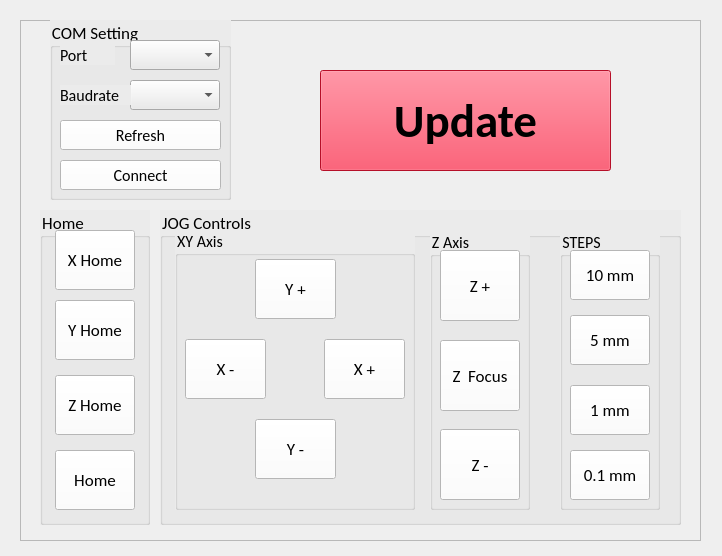
<?xml version="1.0" encoding="UTF-8"?>
<ui version="4.0">
 <class>MainWindow</class>
 <widget class="QMainWindow" name="MainWindow">
  <property name="geometry">
   <rect>
    <x>0</x>
    <y>0</y>
    <width>722</width>
    <height>556</height>
   </rect>
  </property>
  <property name="windowTitle">
   <string>MainWindow</string>
  </property>
  <widget class="QWidget" name="centralwidget">
   <widget class="QFrame" name="jog_frame">
    <property name="geometry">
     <rect>
      <x>20</x>
      <y>20</y>
      <width>681</width>
      <height>521</height>
     </rect>
    </property>
    <property name="frameShape">
     <enum>QFrame::Shape::StyledPanel</enum>
    </property>
    <property name="frameShadow">
     <enum>QFrame::Shadow::Raised</enum>
    </property>
    <widget class="QGroupBox" name="groupBox_2">
     <property name="geometry">
      <rect>
       <x>140</x>
       <y>190</y>
       <width>521</width>
       <height>315</height>
      </rect>
     </property>
     <property name="font">
      <font>
       <family>Calibri</family>
       <pointsize>13</pointsize>
      </font>
     </property>
     <property name="styleSheet">
      <string notr="true">background-color : rgb(235, 235, 235)</string>
     </property>
     <property name="title">
      <string>JOG Controls</string>
     </property>
     <widget class="QGroupBox" name="zaxis_groupbox">
      <property name="geometry">
       <rect>
        <x>270</x>
        <y>20</y>
        <width>100</width>
        <height>280</height>
       </rect>
      </property>
      <property name="font">
       <font>
        <family>Calibri</family>
        <pointsize>12</pointsize>
       </font>
      </property>
      <property name="title">
       <string>Z Axis</string>
      </property>
      <widget class="QPushButton" name="zplus_btn">
       <property name="geometry">
        <rect>
         <x>10</x>
         <y>20</y>
         <width>80</width>
         <height>71</height>
        </rect>
       </property>
       <property name="font">
        <font>
         <family>Calibri</family>
         <pointsize>13</pointsize>
         <italic>false</italic>
         <bold>false</bold>
        </font>
       </property>
       <property name="autoFillBackground">
        <bool>false</bool>
       </property>
       <property name="styleSheet">
        <string notr="true">background-color: rgb(255, 255, 255);</string>
       </property>
       <property name="text">
        <string>Z +</string>
       </property>
       <property name="autoDefault">
        <bool>false</bool>
       </property>
      </widget>
      <widget class="QPushButton" name="zcenter_btn">
       <property name="geometry">
        <rect>
         <x>10</x>
         <y>110</y>
         <width>80</width>
         <height>71</height>
        </rect>
       </property>
       <property name="font">
        <font>
         <family>Calibri</family>
         <pointsize>13</pointsize>
         <bold>false</bold>
        </font>
       </property>
       <property name="autoFillBackground">
        <bool>false</bool>
       </property>
       <property name="styleSheet">
        <string notr="true">background-color: rgb(255, 255, 255);</string>
       </property>
       <property name="text">
        <string>Z  Focus</string>
       </property>
       <property name="autoDefault">
        <bool>false</bool>
       </property>
      </widget>
      <widget class="QPushButton" name="zminus_btn">
       <property name="geometry">
        <rect>
         <x>10</x>
         <y>199</y>
         <width>80</width>
         <height>71</height>
        </rect>
       </property>
       <property name="font">
        <font>
         <family>Calibri</family>
         <pointsize>13</pointsize>
         <bold>false</bold>
        </font>
       </property>
       <property name="autoFillBackground">
        <bool>false</bool>
       </property>
       <property name="styleSheet">
        <string notr="true">background-color: rgb(255, 255, 255);</string>
       </property>
       <property name="text">
        <string>Z -</string>
       </property>
       <property name="autoDefault">
        <bool>false</bool>
       </property>
      </widget>
     </widget>
     <widget class="QGroupBox" name="steps_groupbox">
      <property name="geometry">
       <rect>
        <x>400</x>
        <y>20</y>
        <width>100</width>
        <height>280</height>
       </rect>
      </property>
      <property name="font">
       <font>
        <family>Calibri</family>
        <pointsize>12</pointsize>
       </font>
      </property>
      <property name="title">
       <string>STEPS</string>
      </property>
      <widget class="QPushButton" name="step1_btn">
       <property name="geometry">
        <rect>
         <x>10</x>
         <y>20</y>
         <width>80</width>
         <height>50</height>
        </rect>
       </property>
       <property name="font">
        <font>
         <family>Calibri</family>
         <pointsize>13</pointsize>
        </font>
       </property>
       <property name="autoFillBackground">
        <bool>false</bool>
       </property>
       <property name="styleSheet">
        <string notr="true">background-color: rgb(255, 255, 255);</string>
       </property>
       <property name="text">
        <string>10 mm</string>
       </property>
       <property name="autoDefault">
        <bool>false</bool>
       </property>
      </widget>
      <widget class="QPushButton" name="step2_btn">
       <property name="geometry">
        <rect>
         <x>10</x>
         <y>85</y>
         <width>80</width>
         <height>50</height>
        </rect>
       </property>
       <property name="font">
        <font>
         <family>Calibri</family>
         <pointsize>13</pointsize>
        </font>
       </property>
       <property name="autoFillBackground">
        <bool>false</bool>
       </property>
       <property name="styleSheet">
        <string notr="true">background-color: rgb(255, 255, 255);</string>
       </property>
       <property name="text">
        <string>5 mm</string>
       </property>
       <property name="autoDefault">
        <bool>false</bool>
       </property>
      </widget>
      <widget class="QPushButton" name="step3_btn">
       <property name="geometry">
        <rect>
         <x>10</x>
         <y>155</y>
         <width>80</width>
         <height>50</height>
        </rect>
       </property>
       <property name="font">
        <font>
         <family>Calibri</family>
         <pointsize>13</pointsize>
        </font>
       </property>
       <property name="autoFillBackground">
        <bool>false</bool>
       </property>
       <property name="styleSheet">
        <string notr="true">background-color: rgb(255, 255, 255);</string>
       </property>
       <property name="text">
        <string>1 mm</string>
       </property>
       <property name="autoDefault">
        <bool>false</bool>
       </property>
      </widget>
      <widget class="QPushButton" name="step4_btn">
       <property name="geometry">
        <rect>
         <x>10</x>
         <y>220</y>
         <width>80</width>
         <height>50</height>
        </rect>
       </property>
       <property name="font">
        <font>
         <family>Calibri</family>
         <pointsize>13</pointsize>
        </font>
       </property>
       <property name="autoFillBackground">
        <bool>false</bool>
       </property>
       <property name="styleSheet">
        <string notr="true">background-color: rgb(255, 255, 255);</string>
       </property>
       <property name="text">
        <string>0.1 mm</string>
       </property>
       <property name="autoDefault">
        <bool>false</bool>
       </property>
      </widget>
     </widget>
     <widget class="QGroupBox" name="groupBox_7">
      <property name="geometry">
       <rect>
        <x>15</x>
        <y>19</y>
        <width>240</width>
        <height>281</height>
       </rect>
      </property>
      <property name="font">
       <font>
        <family>Calibri</family>
        <pointsize>12</pointsize>
       </font>
      </property>
      <property name="styleSheet">
       <string notr="true">background-color : rgb(235, 235, 235)</string>
      </property>
      <property name="title">
       <string>XY Axis</string>
      </property>
      <widget class="QPushButton" name="yplus_btn">
       <property name="geometry">
        <rect>
         <x>80</x>
         <y>30</y>
         <width>81</width>
         <height>60</height>
        </rect>
       </property>
       <property name="font">
        <font>
         <family>Calibri</family>
         <pointsize>13</pointsize>
        </font>
       </property>
       <property name="autoFillBackground">
        <bool>false</bool>
       </property>
       <property name="styleSheet">
        <string notr="true">background-color: rgb(255, 255, 255);</string>
       </property>
       <property name="text">
        <string>Y +</string>
       </property>
       <property name="autoDefault">
        <bool>false</bool>
       </property>
      </widget>
      <widget class="QPushButton" name="xminus_btn">
       <property name="geometry">
        <rect>
         <x>10</x>
         <y>110</y>
         <width>81</width>
         <height>60</height>
        </rect>
       </property>
       <property name="font">
        <font>
         <family>Calibri</family>
         <pointsize>13</pointsize>
        </font>
       </property>
       <property name="autoFillBackground">
        <bool>false</bool>
       </property>
       <property name="styleSheet">
        <string notr="true">background-color: rgb(255, 255, 255);</string>
       </property>
       <property name="text">
        <string>X -</string>
       </property>
       <property name="autoDefault">
        <bool>false</bool>
       </property>
      </widget>
      <widget class="QPushButton" name="yminus_btn">
       <property name="geometry">
        <rect>
         <x>80</x>
         <y>190</y>
         <width>81</width>
         <height>60</height>
        </rect>
       </property>
       <property name="font">
        <font>
         <family>Calibri</family>
         <pointsize>13</pointsize>
        </font>
       </property>
       <property name="autoFillBackground">
        <bool>false</bool>
       </property>
       <property name="styleSheet">
        <string notr="true">background-color: rgb(255, 255, 255);</string>
       </property>
       <property name="text">
        <string>Y -</string>
       </property>
       <property name="autoDefault">
        <bool>false</bool>
       </property>
      </widget>
      <widget class="QPushButton" name="xplus_btn">
       <property name="geometry">
        <rect>
         <x>149</x>
         <y>110</y>
         <width>81</width>
         <height>60</height>
        </rect>
       </property>
       <property name="font">
        <font>
         <family>Calibri</family>
         <pointsize>13</pointsize>
        </font>
       </property>
       <property name="autoFillBackground">
        <bool>false</bool>
       </property>
       <property name="styleSheet">
        <string notr="true">background-color: rgb(255, 255, 255);</string>
       </property>
       <property name="text">
        <string>X +</string>
       </property>
       <property name="autoDefault">
        <bool>false</bool>
       </property>
      </widget>
     </widget>
    </widget>
    <widget class="QGroupBox" name="home_groupbox">
     <property name="geometry">
      <rect>
       <x>20</x>
       <y>190</y>
       <width>110</width>
       <height>315</height>
      </rect>
     </property>
     <property name="font">
      <font>
       <family>Calibri</family>
       <pointsize>13</pointsize>
      </font>
     </property>
     <property name="styleSheet">
      <string notr="true">background-color : rgb(235, 235, 235)</string>
     </property>
     <property name="title">
      <string>Home</string>
     </property>
     <widget class="QPushButton" name="xhome_btn">
      <property name="geometry">
       <rect>
        <x>15</x>
        <y>20</y>
        <width>80</width>
        <height>60</height>
       </rect>
      </property>
      <property name="font">
       <font>
        <family>Calibri</family>
        <pointsize>13</pointsize>
       </font>
      </property>
      <property name="autoFillBackground">
       <bool>false</bool>
      </property>
      <property name="styleSheet">
       <string notr="true">background-color: rgb(255, 255, 255);</string>
      </property>
      <property name="text">
       <string>X Home</string>
      </property>
      <property name="autoDefault">
       <bool>false</bool>
      </property>
     </widget>
     <widget class="QPushButton" name="yhome_btn">
      <property name="geometry">
       <rect>
        <x>15</x>
        <y>90</y>
        <width>80</width>
        <height>60</height>
       </rect>
      </property>
      <property name="font">
       <font>
        <family>Calibri</family>
        <pointsize>13</pointsize>
       </font>
      </property>
      <property name="autoFillBackground">
       <bool>false</bool>
      </property>
      <property name="styleSheet">
       <string notr="true">background-color: rgb(255, 255, 255);</string>
      </property>
      <property name="text">
       <string>Y Home</string>
      </property>
      <property name="autoDefault">
       <bool>false</bool>
      </property>
     </widget>
     <widget class="QPushButton" name="zhome_btn">
      <property name="geometry">
       <rect>
        <x>15</x>
        <y>165</y>
        <width>80</width>
        <height>60</height>
       </rect>
      </property>
      <property name="font">
       <font>
        <family>Calibri</family>
        <pointsize>13</pointsize>
       </font>
      </property>
      <property name="autoFillBackground">
       <bool>false</bool>
      </property>
      <property name="styleSheet">
       <string notr="true">background-color: rgb(255, 255, 255);</string>
      </property>
      <property name="text">
       <string>Z Home</string>
      </property>
      <property name="autoDefault">
       <bool>false</bool>
      </property>
     </widget>
     <widget class="QPushButton" name="home_btn">
      <property name="geometry">
       <rect>
        <x>15</x>
        <y>240</y>
        <width>80</width>
        <height>60</height>
       </rect>
      </property>
      <property name="font">
       <font>
        <family>Calibri</family>
        <pointsize>13</pointsize>
       </font>
      </property>
      <property name="autoFillBackground">
       <bool>false</bool>
      </property>
      <property name="styleSheet">
       <string notr="true">background-color: rgb(255, 255, 255);</string>
      </property>
      <property name="text">
       <string>Home</string>
      </property>
      <property name="autoDefault">
       <bool>false</bool>
      </property>
     </widget>
    </widget>
    <widget class="QGroupBox" name="com_box">
     <property name="geometry">
      <rect>
       <x>30</x>
       <y>0</y>
       <width>181</width>
       <height>180</height>
      </rect>
     </property>
     <property name="font">
      <font>
       <family>Calibri</family>
       <pointsize>13</pointsize>
      </font>
     </property>
     <property name="styleSheet">
      <string notr="true">background-color : rgb(235, 235, 235)</string>
     </property>
     <property name="title">
      <string>COM Setting</string>
     </property>
     <widget class="QComboBox" name="port_combo">
      <property name="geometry">
       <rect>
        <x>80</x>
        <y>20</y>
        <width>90</width>
        <height>30</height>
       </rect>
      </property>
      <property name="font">
       <font>
        <pointsize>10</pointsize>
       </font>
      </property>
     </widget>
     <widget class="QComboBox" name="baud_combo">
      <property name="geometry">
       <rect>
        <x>80</x>
        <y>60</y>
        <width>90</width>
        <height>30</height>
       </rect>
      </property>
      <property name="font">
       <font>
        <pointsize>10</pointsize>
       </font>
      </property>
     </widget>
     <widget class="QLabel" name="port_label">
      <property name="geometry">
       <rect>
        <x>10</x>
        <y>25</y>
        <width>55</width>
        <height>20</height>
       </rect>
      </property>
      <property name="font">
       <font>
        <family>Calibri</family>
        <pointsize>12</pointsize>
       </font>
      </property>
      <property name="text">
       <string>Port</string>
      </property>
     </widget>
     <widget class="QLabel" name="baudrate_label">
      <property name="geometry">
       <rect>
        <x>10</x>
        <y>65</y>
        <width>71</width>
        <height>20</height>
       </rect>
      </property>
      <property name="font">
       <font>
        <family>Calibri</family>
        <pointsize>12</pointsize>
       </font>
      </property>
      <property name="text">
       <string>Baudrate</string>
      </property>
     </widget>
     <widget class="QPushButton" name="connect_btn">
      <property name="geometry">
       <rect>
        <x>10</x>
        <y>140</y>
        <width>161</width>
        <height>30</height>
       </rect>
      </property>
      <property name="font">
       <font>
        <family>Calibri</family>
        <pointsize>12</pointsize>
       </font>
      </property>
      <property name="styleSheet">
       <string notr="true">background-color: rgb(255, 255, 255);</string>
      </property>
      <property name="text">
       <string>Connect</string>
      </property>
     </widget>
     <widget class="QPushButton" name="refresh_btn">
      <property name="geometry">
       <rect>
        <x>10</x>
        <y>100</y>
        <width>161</width>
        <height>30</height>
       </rect>
      </property>
      <property name="font">
       <font>
        <family>Calibri</family>
        <pointsize>12</pointsize>
       </font>
      </property>
      <property name="autoFillBackground">
       <bool>false</bool>
      </property>
      <property name="styleSheet">
       <string notr="true">background-color: rgb(255, 255, 255);</string>
      </property>
      <property name="text">
       <string>Refresh</string>
      </property>
      <property name="autoDefault">
       <bool>false</bool>
      </property>
     </widget>
    </widget>
    <widget class="QPushButton" name="update_btn">
     <property name="geometry">
      <rect>
       <x>300</x>
       <y>50</y>
       <width>291</width>
       <height>101</height>
      </rect>
     </property>
     <property name="font">
      <font>
       <family>Calibri</family>
       <pointsize>35</pointsize>
       <bold>true</bold>
      </font>
     </property>
     <property name="styleSheet">
      <string notr="true">background-color: rgb(255, 21, 56);
alternate-background-color: rgb(255, 85, 127);</string>
     </property>
     <property name="text">
      <string>Update</string>
     </property>
    </widget>
   </widget>
  </widget>
 </widget>
 <resources/>
 <connections/>
</ui>
